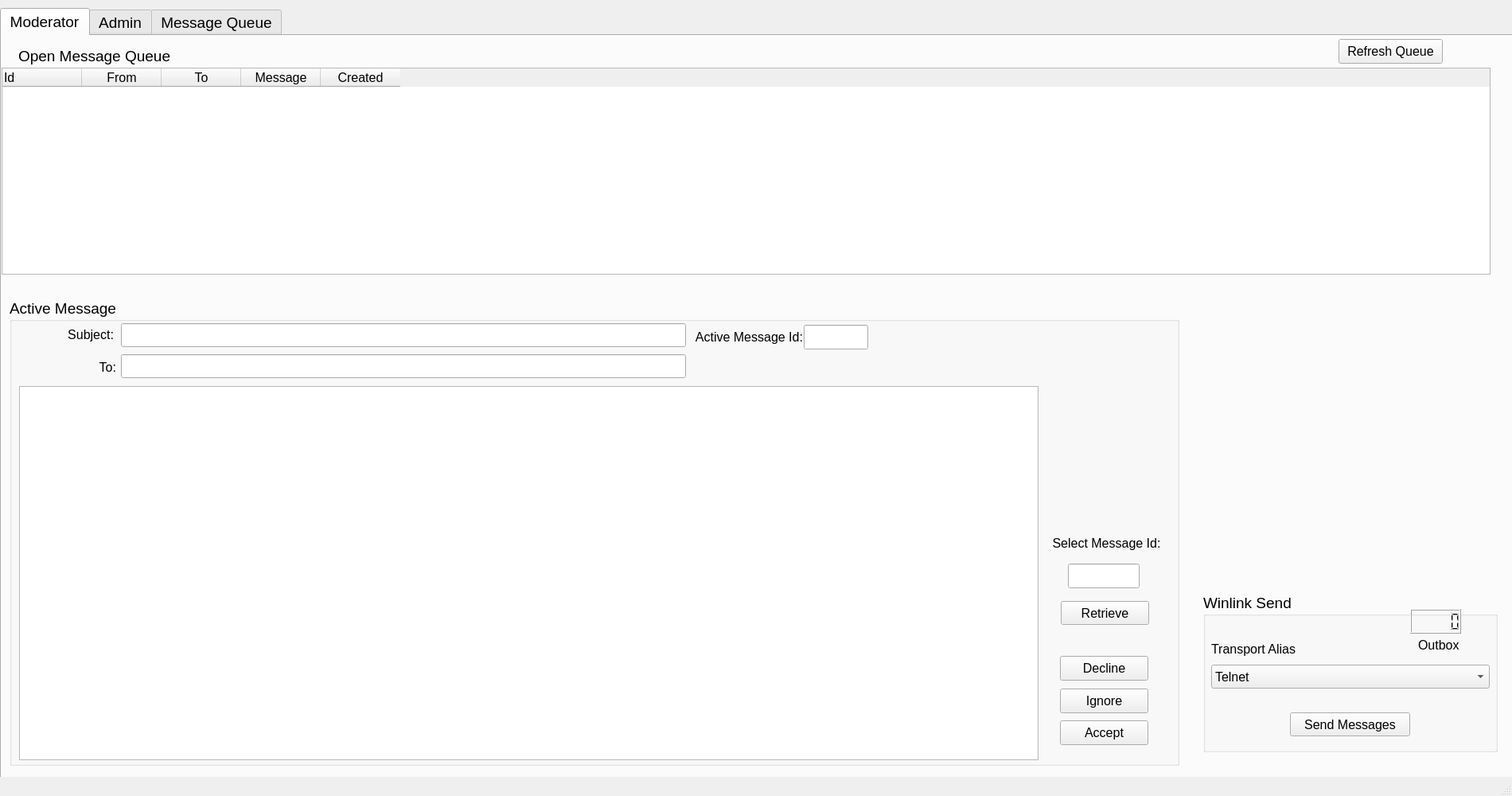
<?xml version="1.0" encoding="UTF-8"?>
<ui version="4.0">
 <class>MainWindow</class>
 <widget class="QMainWindow" name="MainWindow">
  <property name="geometry">
   <rect>
    <x>0</x>
    <y>0</y>
    <width>1900</width>
    <height>1000</height>
   </rect>
  </property>
  <property name="baseSize">
   <size>
    <width>1366</width>
    <height>768</height>
   </size>
  </property>
  <property name="font">
   <font>
    <pointsize>12</pointsize>
   </font>
  </property>
  <property name="windowTitle">
   <string>eHaW Moderator</string>
  </property>
  <property name="windowIcon">
   <iconset>
    <normaloff>KO2FClientIcon.ico</normaloff>KO2FClientIcon.ico</iconset>
  </property>
  <widget class="QWidget" name="centralwidget">
   <property name="font">
    <font>
     <pointsize>12</pointsize>
    </font>
   </property>
   <widget class="QTabWidget" name="tabWidget">
    <property name="geometry">
     <rect>
      <x>0</x>
      <y>10</y>
      <width>1901</width>
      <height>981</height>
     </rect>
    </property>
    <property name="font">
     <font>
      <pointsize>14</pointsize>
     </font>
    </property>
    <property name="currentIndex">
     <number>3</number>
    </property>
    <property name="movable">
     <bool>true</bool>
    </property>
    <widget class="QWidget" name="tab_Moderator">
     <property name="font">
      <font>
       <pointsize>8</pointsize>
      </font>
     </property>
     <attribute name="title">
      <string>Moderator</string>
     </attribute>
     <widget class="QTableWidget" name="tw_OpenMsgQueue">
      <property name="geometry">
       <rect>
        <x>0</x>
        <y>40</y>
        <width>1871</width>
        <height>260</height>
       </rect>
      </property>
      <property name="font">
       <font>
        <pointsize>12</pointsize>
       </font>
      </property>
      <property name="editTriggers">
       <set>QAbstractItemView::NoEditTriggers</set>
      </property>
      <column>
       <property name="text">
        <string>Id</string>
       </property>
       <property name="textAlignment">
        <set>AlignLeading|AlignVCenter</set>
       </property>
      </column>
      <column>
       <property name="text">
        <string>From</string>
       </property>
      </column>
      <column>
       <property name="text">
        <string>To</string>
       </property>
      </column>
      <column>
       <property name="text">
        <string>Message</string>
       </property>
      </column>
      <column>
       <property name="text">
        <string>Created</string>
       </property>
      </column>
     </widget>
     <widget class="QLabel" name="label_5">
      <property name="geometry">
       <rect>
        <x>21</x>
        <y>10</y>
        <width>201</width>
        <height>31</height>
       </rect>
      </property>
      <property name="font">
       <font>
        <pointsize>14</pointsize>
       </font>
      </property>
      <property name="text">
       <string>Open Message Queue</string>
      </property>
     </widget>
     <widget class="QGroupBox" name="gb_Send">
      <property name="geometry">
       <rect>
        <x>1510</x>
        <y>700</y>
        <width>370</width>
        <height>200</height>
       </rect>
      </property>
      <property name="font">
       <font>
        <pointsize>14</pointsize>
       </font>
      </property>
      <property name="title">
       <string>Winlink Send</string>
      </property>
      <widget class="QLCDNumber" name="lcd_OutCount">
       <property name="geometry">
        <rect>
         <x>260</x>
         <y>20</y>
         <width>64</width>
         <height>31</height>
        </rect>
       </property>
       <property name="font">
        <font>
         <pointsize>14</pointsize>
        </font>
       </property>
      </widget>
      <widget class="QLabel" name="label_13">
       <property name="geometry">
        <rect>
         <x>270</x>
         <y>55</y>
         <width>60</width>
         <height>20</height>
        </rect>
       </property>
       <property name="font">
        <font>
         <pointsize>12</pointsize>
        </font>
       </property>
       <property name="text">
        <string>Outbox</string>
       </property>
      </widget>
      <widget class="QLabel" name="label_14">
       <property name="geometry">
        <rect>
         <x>10</x>
         <y>60</y>
         <width>120</width>
         <height>20</height>
        </rect>
       </property>
       <property name="font">
        <font>
         <pointsize>12</pointsize>
        </font>
       </property>
       <property name="text">
        <string>Transport Alias</string>
       </property>
      </widget>
      <widget class="QPushButton" name="pb_Send">
       <property name="geometry">
        <rect>
         <x>109</x>
         <y>150</y>
         <width>151</width>
         <height>30</height>
        </rect>
       </property>
       <property name="font">
        <font>
         <pointsize>12</pointsize>
        </font>
       </property>
       <property name="text">
        <string>Send Messages</string>
       </property>
      </widget>
      <widget class="QComboBox" name="cb_Transport">
       <property name="geometry">
        <rect>
         <x>10</x>
         <y>90</y>
         <width>350</width>
         <height>30</height>
        </rect>
       </property>
       <property name="font">
        <font>
         <pointsize>12</pointsize>
        </font>
       </property>
       <item>
        <property name="text">
         <string>Telnet</string>
        </property>
       </item>
      </widget>
     </widget>
     <widget class="QGroupBox" name="tab_ReceipentMsg">
      <property name="geometry">
       <rect>
        <x>10</x>
        <y>330</y>
        <width>1470</width>
        <height>587</height>
       </rect>
      </property>
      <property name="font">
       <font>
        <pointsize>14</pointsize>
       </font>
      </property>
      <property name="title">
       <string>Active Message</string>
      </property>
      <widget class="QPushButton" name="pb_ActMsgRetrieve">
       <property name="geometry">
        <rect>
         <x>1321</x>
         <y>380</y>
         <width>111</width>
         <height>30</height>
        </rect>
       </property>
       <property name="font">
        <font>
         <pointsize>12</pointsize>
        </font>
       </property>
       <property name="text">
        <string>Retrieve</string>
       </property>
      </widget>
      <widget class="QLabel" name="label_8">
       <property name="geometry">
        <rect>
         <x>41</x>
         <y>76</y>
         <width>93</width>
         <height>20</height>
        </rect>
       </property>
       <property name="font">
        <font>
         <pointsize>12</pointsize>
        </font>
       </property>
       <property name="text">
        <string>To:</string>
       </property>
       <property name="alignment">
        <set>Qt::AlignRight|Qt::AlignTrailing|Qt::AlignVCenter</set>
       </property>
      </widget>
      <widget class="QPushButton" name="pb_ActMsgDecline">
       <property name="geometry">
        <rect>
         <x>1320</x>
         <y>449</y>
         <width>111</width>
         <height>31</height>
        </rect>
       </property>
       <property name="font">
        <font>
         <pointsize>12</pointsize>
        </font>
       </property>
       <property name="text">
        <string>Decline</string>
       </property>
      </widget>
      <widget class="QLabel" name="label_7">
       <property name="geometry">
        <rect>
         <x>41</x>
         <y>35</y>
         <width>90</width>
         <height>20</height>
        </rect>
       </property>
       <property name="font">
        <font>
         <pointsize>12</pointsize>
        </font>
       </property>
       <property name="text">
        <string>Subject:</string>
       </property>
       <property name="alignment">
        <set>Qt::AlignRight|Qt::AlignTrailing|Qt::AlignVCenter</set>
       </property>
      </widget>
      <widget class="QLabel" name="label_11">
       <property name="geometry">
        <rect>
         <x>1293</x>
         <y>292</y>
         <width>171</width>
         <height>31</height>
        </rect>
       </property>
       <property name="font">
        <font>
         <pointsize>12</pointsize>
        </font>
       </property>
       <property name="text">
        <string>Select Message Id:</string>
       </property>
       <property name="alignment">
        <set>Qt::AlignCenter</set>
       </property>
      </widget>
      <widget class="QLineEdit" name="le_ActMsgId">
       <property name="geometry">
        <rect>
         <x>998</x>
         <y>33</y>
         <width>81</width>
         <height>31</height>
        </rect>
       </property>
       <property name="font">
        <font>
         <pointsize>12</pointsize>
        </font>
       </property>
       <property name="alignment">
        <set>Qt::AlignCenter</set>
       </property>
       <property name="readOnly">
        <bool>true</bool>
       </property>
      </widget>
      <widget class="QLineEdit" name="le_ActSubject">
       <property name="geometry">
        <rect>
         <x>140</x>
         <y>31</y>
         <width>710</width>
         <height>30</height>
        </rect>
       </property>
       <property name="font">
        <font>
         <pointsize>12</pointsize>
        </font>
       </property>
       <property name="readOnly">
        <bool>true</bool>
       </property>
      </widget>
      <widget class="QLineEdit" name="le_ActTo">
       <property name="geometry">
        <rect>
         <x>140</x>
         <y>70</y>
         <width>710</width>
         <height>30</height>
        </rect>
       </property>
       <property name="font">
        <font>
         <pointsize>12</pointsize>
        </font>
       </property>
       <property name="readOnly">
        <bool>true</bool>
       </property>
      </widget>
      <widget class="QLabel" name="label_9">
       <property name="geometry">
        <rect>
         <x>837</x>
         <y>33</y>
         <width>160</width>
         <height>30</height>
        </rect>
       </property>
       <property name="font">
        <font>
         <pointsize>12</pointsize>
        </font>
       </property>
       <property name="text">
        <string>Active Message Id:</string>
       </property>
       <property name="alignment">
        <set>Qt::AlignRight|Qt::AlignTrailing|Qt::AlignVCenter</set>
       </property>
      </widget>
      <widget class="QTextBrowser" name="tb_ActiveMessage">
       <property name="geometry">
        <rect>
         <x>12</x>
         <y>110</y>
         <width>1281</width>
         <height>470</height>
        </rect>
       </property>
       <property name="font">
        <font>
         <pointsize>12</pointsize>
        </font>
       </property>
      </widget>
      <widget class="QPushButton" name="pb_ActMsgAccept">
       <property name="geometry">
        <rect>
         <x>1320</x>
         <y>530</y>
         <width>111</width>
         <height>31</height>
        </rect>
       </property>
       <property name="font">
        <font>
         <pointsize>12</pointsize>
        </font>
       </property>
       <property name="text">
        <string>Accept</string>
       </property>
      </widget>
      <widget class="QLineEdit" name="le_ActMsgSelectId">
       <property name="geometry">
        <rect>
         <x>1330</x>
         <y>333</y>
         <width>90</width>
         <height>31</height>
        </rect>
       </property>
       <property name="font">
        <font>
         <pointsize>12</pointsize>
        </font>
       </property>
       <property name="alignment">
        <set>Qt::AlignCenter</set>
       </property>
      </widget>
      <widget class="QPushButton" name="pb_ActMsgIgnore">
       <property name="geometry">
        <rect>
         <x>1320</x>
         <y>490</y>
         <width>111</width>
         <height>31</height>
        </rect>
       </property>
       <property name="font">
        <font>
         <pointsize>12</pointsize>
        </font>
       </property>
       <property name="text">
        <string>Ignore</string>
       </property>
      </widget>
     </widget>
     <widget class="QPushButton" name="pb_RefreshOpenMsgQueue">
      <property name="geometry">
       <rect>
        <x>1680</x>
        <y>4</y>
        <width>131</width>
        <height>31</height>
       </rect>
      </property>
      <property name="font">
       <font>
        <pointsize>12</pointsize>
       </font>
      </property>
      <property name="text">
       <string>Refresh Queue</string>
      </property>
     </widget>
    </widget>
    <widget class="QWidget" name="tab_Admin">
     <attribute name="title">
      <string>Admin</string>
     </attribute>
     <widget class="QPushButton" name="pb_ReloadAdmin">
      <property name="geometry">
       <rect>
        <x>1590</x>
        <y>890</y>
        <width>200</width>
        <height>40</height>
       </rect>
      </property>
      <property name="text">
       <string>Reload Admin Data</string>
      </property>
     </widget>
     <widget class="QGroupBox" name="gb_WinlinkConfig">
      <property name="geometry">
       <rect>
        <x>10</x>
        <y>411</y>
        <width>1640</width>
        <height>470</height>
       </rect>
      </property>
      <property name="font">
       <font>
        <pointsize>14</pointsize>
       </font>
      </property>
      <property name="title">
       <string>Winlink Configuration</string>
      </property>
      <widget class="QPushButton" name="pb_WinlinkSave">
       <property name="enabled">
        <bool>true</bool>
       </property>
       <property name="geometry">
        <rect>
         <x>510</x>
         <y>290</y>
         <width>100</width>
         <height>40</height>
        </rect>
       </property>
       <property name="font">
        <font>
         <pointsize>12</pointsize>
        </font>
       </property>
       <property name="text">
        <string>Save</string>
       </property>
      </widget>
      <widget class="QLineEdit" name="le_WinlinkExecPath">
       <property name="geometry">
        <rect>
         <x>10</x>
         <y>67</y>
         <width>1080</width>
         <height>30</height>
        </rect>
       </property>
       <property name="font">
        <font>
         <pointsize>12</pointsize>
        </font>
       </property>
      </widget>
      <widget class="QLineEdit" name="le_WinlinkSentPath">
       <property name="geometry">
        <rect>
         <x>10</x>
         <y>230</y>
         <width>1080</width>
         <height>31</height>
        </rect>
       </property>
       <property name="font">
        <font>
         <pointsize>12</pointsize>
        </font>
       </property>
      </widget>
      <widget class="QLabel" name="label_2">
       <property name="geometry">
        <rect>
         <x>10</x>
         <y>113</y>
         <width>190</width>
         <height>20</height>
        </rect>
       </property>
       <property name="font">
        <font>
         <pointsize>12</pointsize>
        </font>
       </property>
       <property name="text">
        <string>Winlink Out Folder Path</string>
       </property>
      </widget>
      <widget class="QLineEdit" name="le_WinlinkOutPath">
       <property name="geometry">
        <rect>
         <x>9</x>
         <y>143</y>
         <width>1080</width>
         <height>30</height>
        </rect>
       </property>
       <property name="font">
        <font>
         <pointsize>12</pointsize>
        </font>
       </property>
      </widget>
      <widget class="QLabel" name="label">
       <property name="geometry">
        <rect>
         <x>10</x>
         <y>40</y>
         <width>220</width>
         <height>20</height>
        </rect>
       </property>
       <property name="font">
        <font>
         <pointsize>12</pointsize>
        </font>
       </property>
       <property name="text">
        <string>Winlink Executable Path</string>
       </property>
      </widget>
      <widget class="QLabel" name="label_3">
       <property name="geometry">
        <rect>
         <x>10</x>
         <y>200</y>
         <width>200</width>
         <height>20</height>
        </rect>
       </property>
       <property name="font">
        <font>
         <pointsize>12</pointsize>
        </font>
       </property>
       <property name="text">
        <string>Winlink Sent Folder Path</string>
       </property>
      </widget>
      <widget class="QListWidget" name="lw_Transport">
       <property name="geometry">
        <rect>
         <x>1130</x>
         <y>60</y>
         <width>491</width>
         <height>300</height>
        </rect>
       </property>
       <property name="font">
        <font>
         <pointsize>12</pointsize>
        </font>
       </property>
       <property name="sortingEnabled">
        <bool>true</bool>
       </property>
       <item>
        <property name="text">
         <string>Telnet</string>
        </property>
       </item>
      </widget>
      <widget class="QLabel" name="label_4">
       <property name="geometry">
        <rect>
         <x>1130</x>
         <y>30</y>
         <width>160</width>
         <height>20</height>
        </rect>
       </property>
       <property name="font">
        <font>
         <pointsize>12</pointsize>
        </font>
       </property>
       <property name="text">
        <string>Transport Alias List</string>
       </property>
      </widget>
      <widget class="QLineEdit" name="le_NewTransport">
       <property name="geometry">
        <rect>
         <x>1130</x>
         <y>379</y>
         <width>490</width>
         <height>30</height>
        </rect>
       </property>
       <property name="font">
        <font>
         <pointsize>12</pointsize>
        </font>
       </property>
      </widget>
      <widget class="QPushButton" name="pb_AddTransport">
       <property name="geometry">
        <rect>
         <x>1440</x>
         <y>420</y>
         <width>90</width>
         <height>30</height>
        </rect>
       </property>
       <property name="font">
        <font>
         <pointsize>12</pointsize>
        </font>
       </property>
       <property name="text">
        <string>Add</string>
       </property>
      </widget>
     </widget>
     <widget class="QGroupBox" name="gb_EventConfig">
      <property name="geometry">
       <rect>
        <x>10</x>
        <y>20</y>
        <width>1640</width>
        <height>360</height>
       </rect>
      </property>
      <property name="font">
       <font>
        <pointsize>14</pointsize>
       </font>
      </property>
      <property name="title">
       <string>eHaW Event Configuration</string>
      </property>
      <widget class="QTableWidget" name="tw_EventConfig">
       <property name="geometry">
        <rect>
         <x>20</x>
         <y>30</y>
         <width>1600</width>
         <height>260</height>
        </rect>
       </property>
       <property name="font">
        <font>
         <pointsize>12</pointsize>
        </font>
       </property>
       <column>
        <property name="text">
         <string>Event ID</string>
        </property>
       </column>
       <column>
        <property name="text">
         <string>Event Location / Description</string>
        </property>
       </column>
       <column>
        <property name="text">
         <string>Operator Callsign</string>
        </property>
       </column>
       <column>
        <property name="text">
         <string>Winlink Callsign</string>
        </property>
       </column>
      </widget>
      <widget class="QPushButton" name="pb_EventSave">
       <property name="geometry">
        <rect>
         <x>830</x>
         <y>300</y>
         <width>90</width>
         <height>40</height>
        </rect>
       </property>
       <property name="font">
        <font>
         <pointsize>12</pointsize>
        </font>
       </property>
       <property name="text">
        <string>Save</string>
       </property>
      </widget>
      <widget class="QPushButton" name="pb_EventCreate">
       <property name="geometry">
        <rect>
         <x>700</x>
         <y>300</y>
         <width>95</width>
         <height>40</height>
        </rect>
       </property>
       <property name="font">
        <font>
         <pointsize>12</pointsize>
        </font>
       </property>
       <property name="text">
        <string>Create</string>
       </property>
      </widget>
     </widget>
    </widget>
    <widget class="QWidget" name="tab_Queue">
     <attribute name="title">
      <string>Message Queue</string>
     </attribute>
     <widget class="QTableWidget" name="tw_MsgQueue">
      <property name="geometry">
       <rect>
        <x>11</x>
        <y>50</y>
        <width>1870</width>
        <height>870</height>
       </rect>
      </property>
      <property name="font">
       <font>
        <pointsize>12</pointsize>
       </font>
      </property>
      <column>
       <property name="text">
        <string>Msg ID</string>
       </property>
      </column>
      <column>
       <property name="text">
        <string>Status</string>
       </property>
      </column>
      <column>
       <property name="text">
        <string>From</string>
       </property>
      </column>
      <column>
       <property name="text">
        <string>Message</string>
       </property>
      </column>
      <column>
       <property name="text">
        <string>Updated</string>
       </property>
      </column>
      <column>
       <property name="text">
        <string>Created</string>
       </property>
      </column>
      <column>
       <property name="text">
        <string>Winlink Id</string>
       </property>
      </column>
     </widget>
     <widget class="QLabel" name="label_12">
      <property name="geometry">
       <rect>
        <x>30</x>
        <y>9</y>
        <width>150</width>
        <height>30</height>
       </rect>
      </property>
      <property name="font">
       <font>
        <pointsize>14</pointsize>
       </font>
      </property>
      <property name="text">
       <string>Message Queue</string>
      </property>
     </widget>
     <widget class="QPushButton" name="pb_ReloadMsgQueue">
      <property name="geometry">
       <rect>
        <x>1770</x>
        <y>10</y>
        <width>90</width>
        <height>30</height>
       </rect>
      </property>
      <property name="text">
       <string>Reload</string>
      </property>
     </widget>
    </widget>
   </widget>
  </widget>
  <widget class="QStatusBar" name="statusbar">
   <property name="font">
    <font>
     <pointsize>12</pointsize>
    </font>
   </property>
  </widget>
 </widget>
 <resources/>
 <connections>
  <connection>
   <sender>le_ActMsgSelectId</sender>
   <signal>returnPressed()</signal>
   <receiver>pb_ActMsgRetrieve</receiver>
   <slot>animateClick()</slot>
   <hints>
    <hint type="sourcelabel">
     <x>962</x>
     <y>457</y>
    </hint>
    <hint type="destinationlabel">
     <x>965</x>
     <y>480</y>
    </hint>
   </hints>
  </connection>
 </connections>
</ui>
